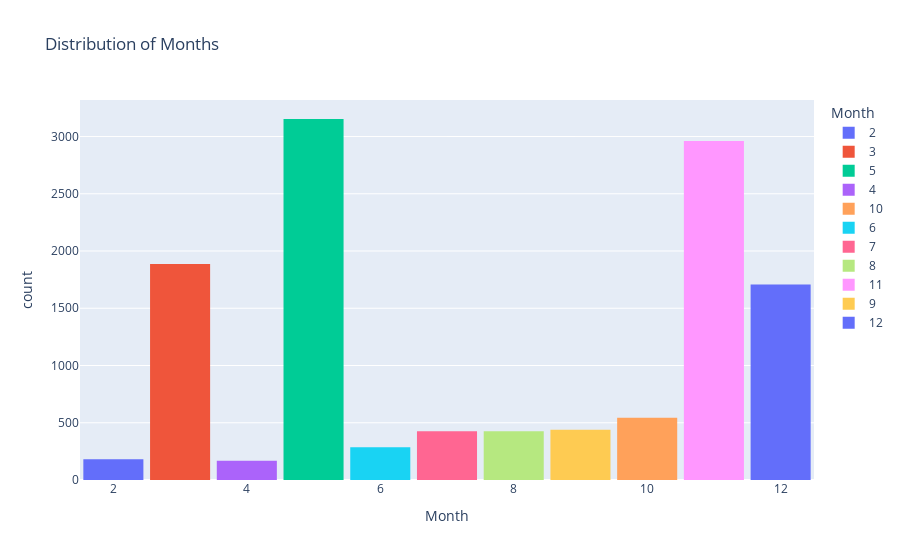

Write notebook code for a chart like this one.
### Code cell
fig = px.histogram(
    df,
    x="Month",
    title=f"Distribution of Months",
    color="Month",
)
fig.update_layout(bargap=0.1)
fig.show()

### Figure 1 — Plotly figure (JSON) as saved in the notebook; plotly's stock layout.template omitted (floating-point values rounded to 4 significant figures; data arrays with more than 128 entries replaced by an {"elided": "..."} marker saying what was removed)
{"data": [{"alignmentgroup": "True", "bingroup": "x", "hovertemplate": "Month=%{x}<br>count=%{y}<extra></extra>", "legendgroup": "2", "marker": {"color": "#636efa", "pattern": {"shape": ""}}, "name": "2", "offsetgroup": "2", "orientation": "v", "showlegend": true, "type": "histogram", "x": {"elided": "181 int values"}, "xaxis": "x", "yaxis": "y"}, {"alignmentgroup": "True", "bingroup": "x", "hovertemplate": "Month=%{x}<br>count=%{y}<extra></extra>", "legendgroup": "3", "marker": {"color": "#EF553B", "pattern": {"shape": ""}}, "name": "3", "offsetgroup": "3", "orientation": "v", "showlegend": true, "type": "histogram", "x": {"elided": "1886 int values"}, "xaxis": "x", "yaxis": "y"}, {"alignmentgroup": "True", "bingroup": "x", "hovertemplate": "Month=%{x}<br>count=%{y}<extra></extra>", "legendgroup": "5", "marker": {"color": "#00cc96", "pattern": {"shape": ""}}, "name": "5", "offsetgroup": "5", "orientation": "v", "showlegend": true, "type": "histogram", "x": {"elided": "3153 int values"}, "xaxis": "x", "yaxis": "y"}, {"alignmentgroup": "True", "bingroup": "x", "hovertemplate": "Month=%{x}<br>count=%{y}<extra></extra>", "legendgroup": "4", "marker": {"color": "#ab63fa", "pattern": {"shape": ""}}, "name": "4", "offsetgroup": "4", "orientation": "v", "showlegend": true, "type": "histogram", "x": {"elided": "168 int values"}, "xaxis": "x", "yaxis": "y"}, {"alignmentgroup": "True", "bingroup": "x", "hovertemplate": "Month=%{x}<br>count=%{y}<extra></extra>", "legendgroup": "10", "marker": {"color": "#FFA15A", "pattern": {"shape": ""}}, "name": "10", "offsetgroup": "10", "orientation": "v", "showlegend": true, "type": "histogram", "x": {"elided": "543 int values"}, "xaxis": "x", "yaxis": "y"}, {"alignmentgroup": "True", "bingroup": "x", "hovertemplate": "Month=%{x}<br>count=%{y}<extra></extra>", "legendgroup": "6", "marker": {"color": "#19d3f3", "pattern": {"shape": ""}}, "name": "6", "offsetgroup": "6", "orientation": "v", "showlegend": true, "type": "histogram", "x": {"elided": "285 int values"}, "xaxis": "x", "yaxis": "y"}, {"alignmentgroup": "True", "bingroup": "x", "hovertemplate": "Month=%{x}<br>count=%{y}<extra></extra>", "legendgroup": "7", "marker": {"color": "#FF6692", "pattern": {"shape": ""}}, "name": "7", "offsetgroup": "7", "orientation": "v", "showlegend": true, "type": "histogram", "x": {"elided": "425 int values"}, "xaxis": "x", "yaxis": "y"}, {"alignmentgroup": "True", "bingroup": "x", "hovertemplate": "Month=%{x}<br>count=%{y}<extra></extra>", "legendgroup": "8", "marker": {"color": "#B6E880", "pattern": {"shape": ""}}, "name": "8", "offsetgroup": "8", "orientation": "v", "showlegend": true, "type": "histogram", "x": {"elided": "426 int values"}, "xaxis": "x", "yaxis": "y"}, {"alignmentgroup": "True", "bingroup": "x", "hovertemplate": "Month=%{x}<br>count=%{y}<extra></extra>", "legendgroup": "11", "marker": {"color": "#FF97FF", "pattern": {"shape": ""}}, "name": "11", "offsetgroup": "11", "orientation": "v", "showlegend": true, "type": "histogram", "x": {"elided": "2960 int values"}, "xaxis": "x", "yaxis": "y"}, {"alignmentgroup": "True", "bingroup": "x", "hovertemplate": "Month=%{x}<br>count=%{y}<extra></extra>", "legendgroup": "9", "marker": {"color": "#FECB52", "pattern": {"shape": ""}}, "name": "9", "offsetgroup": "9", "orientation": "v", "showlegend": true, "type": "histogram", "x": {"elided": "439 int values"}, "xaxis": "x", "yaxis": "y"}, {"alignmentgroup": "True", "bingroup": "x", "hovertemplate": "Month=%{x}<br>count=%{y}<extra></extra>", "legendgroup": "12", "marker": {"color": "#636efa", "pattern": {"shape": ""}}, "name": "12", "offsetgroup": "12", "orientation": "v", "showlegend": true, "type": "histogram", "x": {"elided": "1707 int values"}, "xaxis": "x", "yaxis": "y"}], "layout": {"bargap": 0.1, "barmode": "relative", "legend": {"title": {"text": "Month"}, "tracegroupgap": 0}, "title": {"text": "Distribution of Months"}, "xaxis": {"anchor": "y", "categoryarray": [2, 3, 5, 4, 10, 6, 7, 8, 11, 9, 12], "categoryorder": "array", "domain": [0, 1], "title": {"text": "Month"}}, "yaxis": {"anchor": "x", "domain": [0, 1], "title": {"text": "count"}}}}
